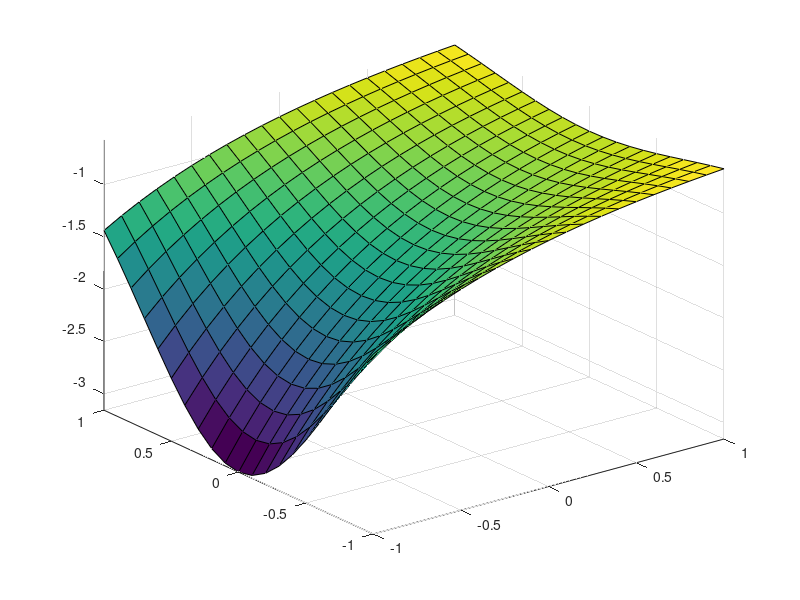

MATLAB code for this plot:
x = -1:0.1:1; y = x;
[X, Y] = meshgrid(x, y);
Z = 2*cos(-6*X*Y).^3 - exp(-X-Y.^2);

figure();
surf(X, Y, Z);
axis tight; grid on;